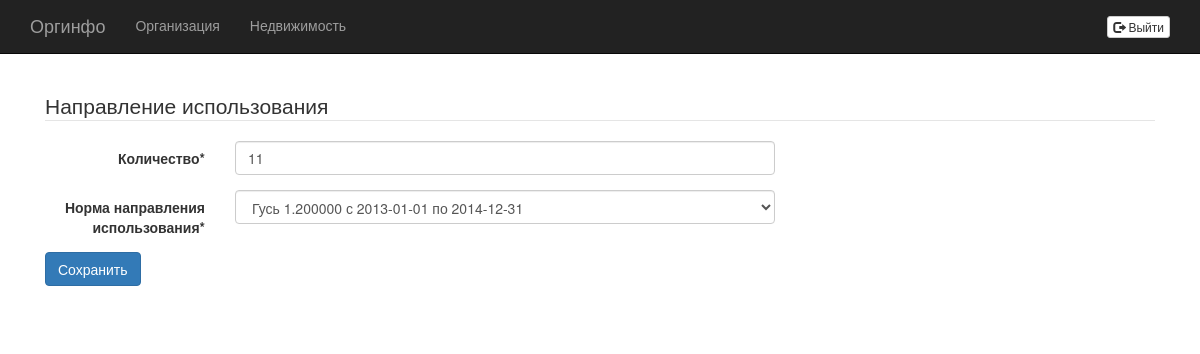
/real_estates/1/land_plots_and_outbuilding/1/, run on an earlier commit of the app's database.
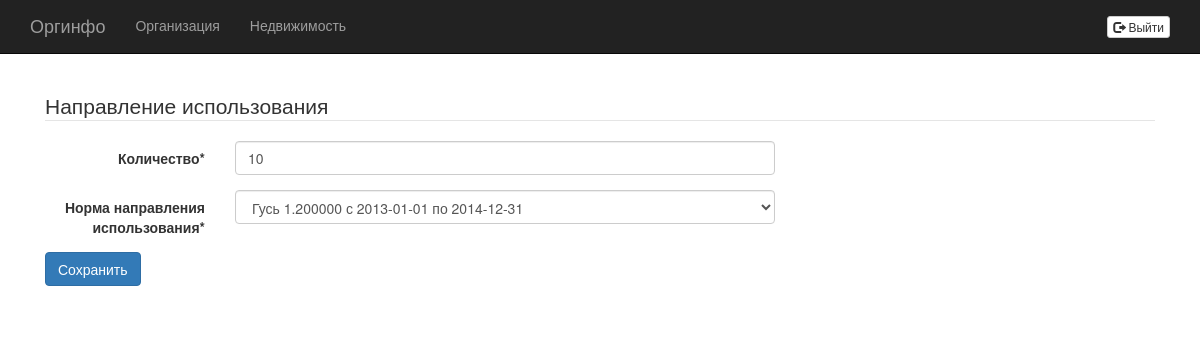
And on a later commit of the database.
### accounting/models.py (models this page shows)
class LandPlotAndOutbuilding(models.Model):
    count = models.IntegerField()
    real_estate = models.ForeignKey(RealEstate)
    direction_using_norm = models.ForeignKey(DirectionUsingNorm)

### accounting/views.py (the view, shortened to what this page needs)
# urls.py: url(r'^real_estates/(?P<real_estate_id>\d+)/land_plots_and_outbuilding/(?P<pk>\d+)/$', views.UpdateLandPlotAndOutbuilding.as_view(success_url=None), name='land_plot_and_outbuilding'),
class UpdateLandPlotAndOutbuilding(UpdateView):
    model = LandPlotAndOutbuilding
    form_class = CreateLandPlotAndOutbuildingForm
    template_name = 'accounting/add_client.html'

### accounting/forms.py
class CreateLandPlotAndOutbuildingForm(ModelForm):
    def __init__(self, *args, **kwargs):
        super(CreateLandPlotAndOutbuildingForm, self).__init__(*args, **kwargs)
        self.helper = FormHelper()
        self.helper.form_class = 'form-horizontal'
        self.helper.label_class = 'col-sm-2'
        self.helper.field_class = 'col-sm-6'
        self.fields['count'].label = "Количество"
        self.fields['direction_using_norm'].label = "Норма направления использования"
        self.helper.layout = Layout(
            Fieldset(
                'Направление использования',
                'count',
                'direction_using_norm'
            ),
            ButtonHolder(
                Submit('submit', 'Сохранить', css_class='btn-default')
            )
        )
    class Meta:
        model = LandPlotAndOutbuilding
        fields = ['count', 'direction_using_norm']

### accounting/models.py (called while the page is built)
    def __str__(self):
        return "%s %f с %s по %s" % (self.direction_using.name, self.value, self.validity.start, str(self.validity.end))

### accounting/templates/accounting/add_client.html
{% extends "starter-template.html" %}
{% block container %}
{% load crispy_forms_tags %}
{% crispy form %}
{% endblock %}

What changed in the data, as far as the page shows it:
changed LandPlotAndOutbuilding: count "11" → "10"
